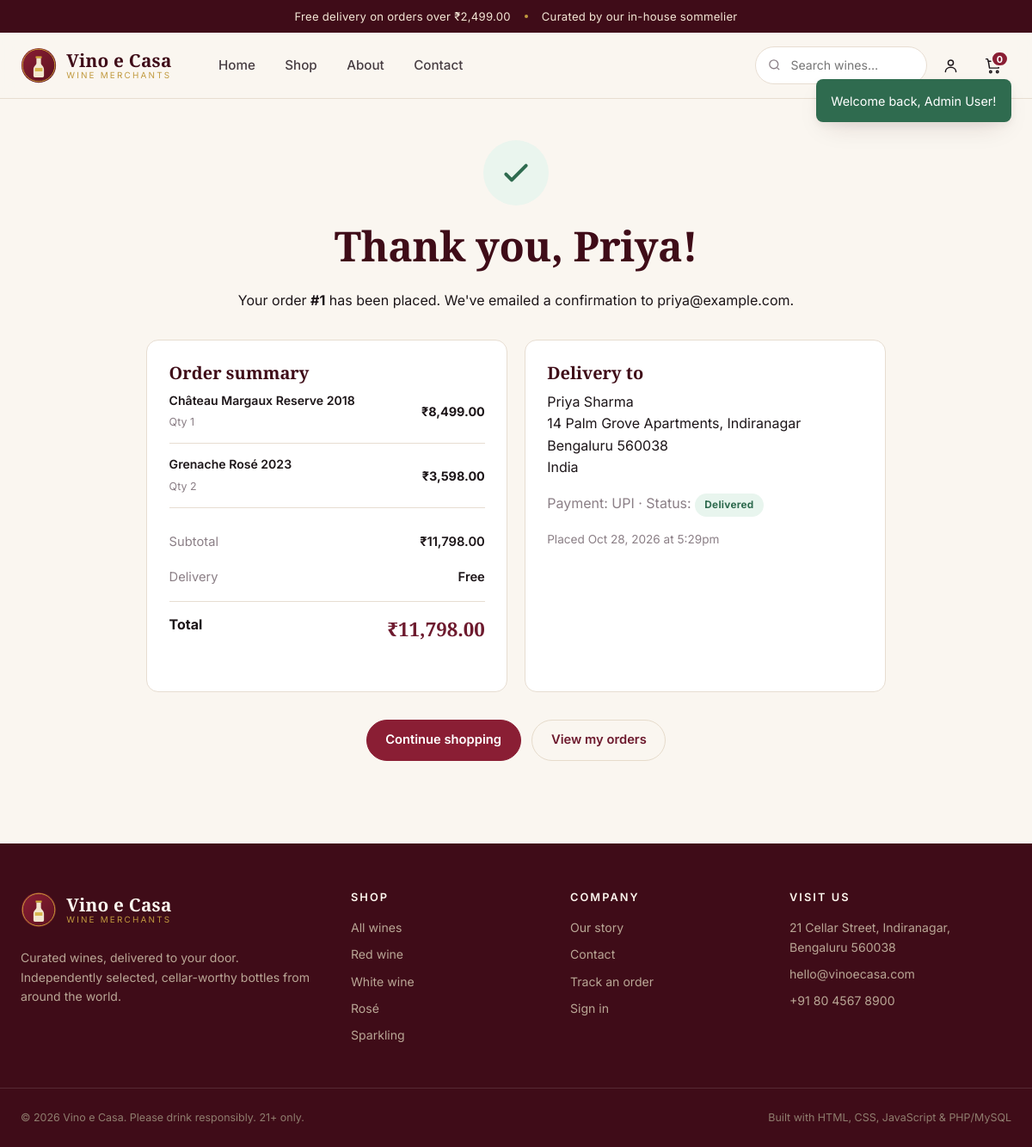
Screenshot of /order-success.php?id=1 (signed in) with the database file from the repository.
### tables this page shows
CREATE TABLE orders (
  id INT UNSIGNED AUTO_INCREMENT PRIMARY KEY,
  user_id INT UNSIGNED DEFAULT NULL,
  full_name VARCHAR(120) NOT NULL,
  email VARCHAR(160) NOT NULL,
  phone VARCHAR(40) DEFAULT NULL,
  address VARCHAR(255) NOT NULL,
  city VARCHAR(80) NOT NULL,
  postal_code VARCHAR(20) DEFAULT NULL,
  country VARCHAR(80) DEFAULT 'India',
  notes VARCHAR(500) DEFAULT NULL,
  payment_method ENUM('cod','card','upi') NOT NULL DEFAULT 'cod',
  status ENUM('pending','processing','shipped','delivered','cancelled') NOT NULL DEFAULT 'pending',
  subtotal DECIMAL(10,2) NOT NULL DEFAULT 0,
  shipping DECIMAL(10,2) NOT NULL DEFAULT 0,
  total DECIMAL(10,2) NOT NULL DEFAULT 0,
  created_at TIMESTAMP DEFAULT CURRENT_TIMESTAMP,
  updated_at TIMESTAMP DEFAULT CURRENT_TIMESTAMP ON UPDATE CURRENT_TIMESTAMP,
  CONSTRAINT fk_order_user FOREIGN KEY (user_id) REFERENCES users(id) ON DELETE SET NULL,
  INDEX idx_orders_status (status)
);

CREATE TABLE order_items (
  id INT UNSIGNED AUTO_INCREMENT PRIMARY KEY,
  order_id INT UNSIGNED NOT NULL,
  product_id INT UNSIGNED DEFAULT NULL,
  product_name VARCHAR(140) NOT NULL,
  price DECIMAL(10,2) NOT NULL,
  qty INT NOT NULL DEFAULT 1,
  CONSTRAINT fk_item_order FOREIGN KEY (order_id) REFERENCES orders(id) ON DELETE CASCADE,
  CONSTRAINT fk_item_product FOREIGN KEY (product_id) REFERENCES products(id) ON DELETE SET NULL
);

### includes/database.php (called while the page is built, shortened)
<?php
function db(): PDO
{
    static $pdo = null;
    if ($pdo instanceof PDO) {
        return $pdo;
    }
    $dsn = sprintf('mysql:host=%s;port=%s;dbname=%s;charset=utf8mb4', DB_HOST, DB_PORT, DB_NAME);
    try {
        $pdo = new PDO($dsn, DB_USER, DB_PASS, [
            PDO::ATTR_ERRMODE            => PDO::ERRMODE_EXCEPTION,
            PDO::ATTR_DEFAULT_FETCH_MODE => PDO::FETCH_ASSOC,
            PDO::ATTR_EMULATE_PREPARES   => false,
        ]);
    } catch (PDOException $e) {
        http_response_code(500);
        if (is_ajax()) {
            header('Content-Type: application/json');
            echo json_encode(['ok' => false, 'error' => 'Database connection failed.']);
        } else {
            echo '<h1 style="font-family:sans-serif">Database connection failed</h1>';
            echo '<p style="font-family:sans-serif">' . htmlspecialchars($e->getMessage()) . '</p>';
            echo '<p style="font-family:sans-serif">Check config/config.php — is MySQL running and is the <code>wine_shop</code> database imported?</p>';
        }
        exit;
    }
    return $pdo;
}

### order-success.php (the view, shortened to what this page needs)
<?php
$orderId = (int)($_GET['id'] ?? 0);
$stmt = db()->prepare('SELECT * FROM orders WHERE id = ?');
$stmt->execute([$orderId]);
$order = $stmt->fetch();
$isAccount = $order && is_logged_in() && (int)$order['user_id'] === (int)current_user()['id'];
$itemStmt = db()->prepare('SELECT * FROM order_items WHERE order_id = ?');
$itemStmt->execute([$orderId]);
$orderItems = $itemStmt->fetchAll();
require __DIR__ . '/includes/header.php';
?>
<div class="container">
    <div class="order-success">
        <div class="order-success__icon">
            <svg viewBox="0 0 24 24" aria-hidden="true"><path d="m5 13 4 4L19 7"/></svg>
        </div>
        <h1>Thank you, <?= e(explode(' ', $order['full_name'])[0]) ?>!</h1>
        <p>Your order <strong>#<?= (int)$order['id'] ?></strong> has been placed. We've emailed a confirmation to <?= e($order['email']) ?>.</p>
        <div class="order-success__grid">
            <div class="card">
                <h3>Order summary</h3>
                <ul class="mini-cart">
                    <?php foreach ($orderItems as $item): ?>
                        <li>
                            <div><strong><?= e($item['product_name']) ?></strong><small>Qty <?= (int)$item['qty'] ?></small></div>
                            <span><?= e(money((float)$item['price'] * (int)$item['qty'])) ?></span>
                        </li>
                    <?php endforeach; ?>
                </ul>
                <dl class="summary-list">
                    <div><dt>Subtotal</dt><dd><?= e(money((float)$order['subtotal'])) ?></dd></div>
                    <div><dt>Delivery</dt><dd><?= (float)$order['shipping'] > 0 ? e(money((float)$order['shipping'])) : 'Free' ?></dd></div>
                    <div class="summary-list__total"><dt>Total</dt><dd><?= e(money((float)$order['total'])) ?></dd></div>
                </dl>
            </div>
            <div class="card">
                <h3>Delivery to</h3>
                <p><?= e($order['full_name']) ?><br><?= e($order['address']) ?><br><?= e($order['city']) ?> <?= e($order['postal_code'] ?? '') ?><br><?= e($order['country']) ?></p>
                <p class="muted">Payment: <?= e(strtoupper($order['payment_method'])) ?> · Status: <?= status_badge($order['status']) ?></p>
                <p class="muted small">Placed <?= e(date('M j, Y \a\t g:ia', strtotime($order['created_at']))) ?></p>
            </div>
        </div>
        <div class="order-success__actions">
            <a class="btn btn--primary" href="<?= url('shop.php') ?>">Continue shopping</a>
            <?php if (is_logged_in()): ?><a class="btn btn--ghost" href="<?= url('my-orders.php') ?>">View my orders</a><?php endif; ?>
        </div>
    </div>
</div>
<?php require __DIR__ . '/includes/footer.php'; ?>

### includes/functions.php (shortened to what this page needs)
<?php
function e(?string $value): string
{
    return htmlspecialchars((string)$value, ENT_QUOTES | ENT_SUBSTITUTE, 'UTF-8');
}
function url(string $path = ''): string
{
    return BASE_URL . '/' . ltrim($path, '/');
}
function setting(string $key, ?string $default = null): ?string
{
    static $settings = null;
    if ($settings === null) {
        $settings = [];
        try {
            foreach (db()->query('SELECT setting_key, setting_value FROM settings') as $row) {
                $settings[$row['setting_key']] = $row['setting_value'];
            }
        } catch (Throwable $e) {
            $settings = [];
        }
    }
    return $settings[$key] ?? $default;
}
function currency(): string
{
    return setting('currency_symbol', '₹');
}
function money(float|string|null $amount): string
{
    return currency() . number_format((float)$amount, 2);
}
function order_statuses(): array
{
    return ['pending', 'processing', 'shipped', 'delivered', 'cancelled'];
}
function status_badge(string $status): string
{
    $class = in_array($status, order_statuses(), true) ? $status : 'pending';
    return '<span class="badge badge--' . $class . '">' . e(ucfirst($status)) . '</span>';
}
function current_user(): ?array
{
    static $user = null;
    if ($user !== null) {
        return $user;
    }
    $stmt = db()->prepare('SELECT id, name, email, phone, role, created_at FROM users WHERE id = ?');
    $stmt->execute([$_SESSION['user_id']]);
    $user = $stmt->fetch() ?: null;
    return $user;
}
function is_logged_in(): bool
{
    return current_user() !== null;
}
function is_admin(): bool
{
    $user = current_user();
    return $user !== null && $user['role'] === 'admin';
}

### assets/css/style.css (style rules this page uses)
:root { --wine-900: #3f0c18; --wine-700: #6d1a2e; --wine-600: #8a1e34; --wine-500: #a52a44; --wine-050: #fbeef1; --gold: #c19a3f; --gold-300: #e3c877; --gold-050: #f7efd9; --cream: #faf6f0; --cream-200: #f1e9dd; --cream-300: #e6dbcb; --ink: #1c1518; --ink-soft: #473d42; --muted: #8b7f86; --line: #e7ddd1; --white: #ffffff; --green: #2f6b4f; --danger: #b3261e; --warning: #b7791f; --radius-sm: 8px; --radius: 14px; --radius-lg: 22px; --shadow-sm: 0 1px 2px rgba(28, 21, 24, .06), 0 2px 8px rgba(28, 21, 24, .04); --shadow: 0 12px 32px -12px rgba(63, 12, 24, .18), 0 4px 12px rgba(63, 12, 24, .06); --shadow-lg: 0 30px 60px -24px rgba(63, 12, 24, .30); --container: 1200px; --serif: "Cormorant Garamond", Georgia, "Times New Roman", serif; --sans: "Inter", system-ui, -apple-system, "Segoe UI", Roboto, sans-serif; }
* { box-sizing: border-box; }
html { scroll-behavior: smooth; }
body { margin: 0; font-family: var(--sans); font-size: 16px; line-height: 1.6; color: var(--ink); background: var(--cream); -webkit-font-smoothing: antialiased; }
a { color: inherit; text-decoration: none; }
h1, h2, h3, h4 { font-family: var(--serif); font-weight: 600; line-height: 1.15; color: var(--wine-900); margin: 0 0 .5em; }
h1 { font-size: clamp(2rem, 4vw, 3.2rem); letter-spacing: -.01em; }
h3 { font-size: 1.25rem; }
p { margin: 0 0 1rem; }
.container { width: 100%; max-width: var(--container); margin: 0 auto; padding: 0 24px; }
.muted { color: var(--muted); }
.small { font-size: .85rem; }
.btn { --btn-bg: var(--white); --btn-fg: var(--wine-900); display: inline-flex; align-items: center; justify-content: center; gap: .5rem; padding: .72rem 1.35rem; font: inherit; font-weight: 600; font-size: .92rem; color: var(--btn-fg); background: var(--btn-bg); border: 1px solid var(--line); border-radius: 999px; cursor: pointer; transition: .2s ease; white-space: nowrap; text-align: center; }
.btn--primary { --btn-bg: var(--wine-600); --btn-fg: #fff; border-color: var(--wine-600); }
.btn--ghost { --btn-bg: transparent; --btn-fg: var(--wine-700); border-color: var(--cream-300); }
.summary-list { list-style: none; padding: 0; margin: 1.2rem 0; }
.summary-list > div { display: flex; justify-content: space-between; padding: .55rem 0; font-size: .92rem; }
.summary-list dt { color: var(--muted); margin: 0; }
.summary-list dd { margin: 0; font-weight: 600; }
.summary-list__total { border-top: 1px solid var(--line); margin-top: .4rem; padding-top: .9rem !important; }
.summary-list__total dt { color: var(--ink); font-weight: 700; font-size: 1rem; }
.summary-list__total dd { font-family: var(--serif); font-size: 1.4rem; color: var(--wine-700); }
.card { background: #fff; border: 1px solid var(--line); border-radius: var(--radius); padding: 1.6rem; }
.card h2, .card h3 { margin-top: 0; }
.mini-cart { list-style: none; padding: 0; margin: 0 0 1.2rem; display: flex; flex-direction: column; gap: .8rem; max-height: 320px; overflow: auto; }
.mini-cart li { display: flex; align-items: center; gap: .8rem; padding-bottom: .8rem; border-bottom: 1px solid var(--line); }
.mini-cart div { flex: 1; }
.mini-cart strong { display: block; font-size: .88rem; font-weight: 600; }
.mini-cart small { color: var(--muted); font-size: .78rem; }
.mini-cart > li > span { font-weight: 700; font-size: .9rem; }
.order-success { text-align: center; padding: 3rem 0 4rem; max-width: 860px; margin: 0 auto; }
.order-success__icon { width: 76px; height: 76px; margin: 0 auto 1.2rem; border-radius: 50%; background: #eaf5ee; display: grid; place-items: center; }
.order-success__icon svg { width: 40px; height: 40px; fill: none; stroke: var(--green); stroke-width: 2.4; stroke-linecap: round; stroke-linejoin: round; }
.order-success__grid { display: grid; grid-template-columns: 1fr 1fr; gap: 1.2rem; text-align: left; margin: 2rem 0; }
.order-success__actions { display: flex; gap: .8rem; justify-content: center; }
.badge { display: inline-block; padding: .25rem .7rem; border-radius: 999px; font-size: .74rem; font-weight: 700; letter-spacing: .02em; }
.badge--delivered { background: #e8f5ee; color: var(--green); }

### rows the page displays
orders: full_name "Priya", id "1", email "priya@example.com", subtotal "₹11,798.00", total "₹11,798.00", full_name "Priya Sharma", address "14 Palm Grove Apartments, Indiranagar", city "Bengaluru", postal_code "560038", country "India", payment_method "UPI", status "Delivered", created_at "Oct 28, 2026 at 5:29pm"
order_items: product_name "Château Margaux Reserve 2018", qty "1", money((float)$item['price'] * (int)$item['qty']) "₹8,499.00"
order_items: product_name "Grenache Rosé 2023", qty "2", money((float)$item['price'] * (int)$item['qty']) "₹3,598.00"

### other values shown
money((float)setting('free_shipping_above', '2499')) "₹2,499.00"
setting('shop_name', 'Vino e Casa') "Vino e Casa"
$link['label'] "Home"
$link['label'] "Shop"
$link['label'] "About"
$link['label'] "Contact"
$cartCount "0"
$f['message'] "Welcome back, Admin User!"
setting('tagline', 'Curated wines, delivered to your door') "Curated wines, delivered to your door"
setting('shop_address', '') "21 Cellar Street, Indiranagar, Bengaluru 560038"
setting('shop_email', '') "hello@vinoecasa.com"
setting('shop_phone', '') "+91 80 4567 8900"
